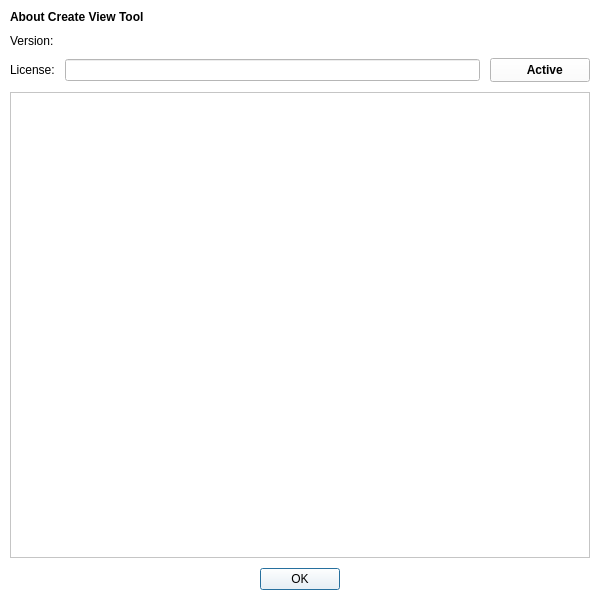
<?xml version="1.0" encoding="UTF-8"?>
<ui version="4.0">
 <class>About</class>
 <widget class="QDialog" name="About">
  <property name="geometry">
   <rect>
    <x>0</x>
    <y>0</y>
    <width>600</width>
    <height>600</height>
   </rect>
  </property>
  <property name="minimumSize">
   <size>
    <width>600</width>
    <height>600</height>
   </size>
  </property>
  <property name="maximumSize">
   <size>
    <width>600</width>
    <height>600</height>
   </size>
  </property>
  <property name="palette">
   <palette>
    <active>
     <colorrole role="WindowText">
      <brush brushstyle="SolidPattern">
       <color alpha="255">
        <red>0</red>
        <green>0</green>
        <blue>0</blue>
       </color>
      </brush>
     </colorrole>
     <colorrole role="Button">
      <brush brushstyle="SolidPattern">
       <color alpha="255">
        <red>255</red>
        <green>255</green>
        <blue>255</blue>
       </color>
      </brush>
     </colorrole>
     <colorrole role="Light">
      <brush brushstyle="SolidPattern">
       <color alpha="255">
        <red>255</red>
        <green>255</green>
        <blue>255</blue>
       </color>
      </brush>
     </colorrole>
     <colorrole role="Midlight">
      <brush brushstyle="SolidPattern">
       <color alpha="255">
        <red>255</red>
        <green>255</green>
        <blue>255</blue>
       </color>
      </brush>
     </colorrole>
     <colorrole role="Dark">
      <brush brushstyle="SolidPattern">
       <color alpha="255">
        <red>127</red>
        <green>127</green>
        <blue>127</blue>
       </color>
      </brush>
     </colorrole>
     <colorrole role="Mid">
      <brush brushstyle="SolidPattern">
       <color alpha="255">
        <red>170</red>
        <green>170</green>
        <blue>170</blue>
       </color>
      </brush>
     </colorrole>
     <colorrole role="Text">
      <brush brushstyle="SolidPattern">
       <color alpha="255">
        <red>0</red>
        <green>0</green>
        <blue>0</blue>
       </color>
      </brush>
     </colorrole>
     <colorrole role="BrightText">
      <brush brushstyle="SolidPattern">
       <color alpha="255">
        <red>255</red>
        <green>255</green>
        <blue>255</blue>
       </color>
      </brush>
     </colorrole>
     <colorrole role="ButtonText">
      <brush brushstyle="SolidPattern">
       <color alpha="255">
        <red>0</red>
        <green>0</green>
        <blue>0</blue>
       </color>
      </brush>
     </colorrole>
     <colorrole role="Base">
      <brush brushstyle="SolidPattern">
       <color alpha="255">
        <red>255</red>
        <green>255</green>
        <blue>255</blue>
       </color>
      </brush>
     </colorrole>
     <colorrole role="Window">
      <brush brushstyle="SolidPattern">
       <color alpha="255">
        <red>255</red>
        <green>255</green>
        <blue>255</blue>
       </color>
      </brush>
     </colorrole>
     <colorrole role="Shadow">
      <brush brushstyle="SolidPattern">
       <color alpha="255">
        <red>0</red>
        <green>0</green>
        <blue>0</blue>
       </color>
      </brush>
     </colorrole>
     <colorrole role="AlternateBase">
      <brush brushstyle="SolidPattern">
       <color alpha="255">
        <red>255</red>
        <green>255</green>
        <blue>255</blue>
       </color>
      </brush>
     </colorrole>
     <colorrole role="ToolTipBase">
      <brush brushstyle="SolidPattern">
       <color alpha="255">
        <red>255</red>
        <green>255</green>
        <blue>220</blue>
       </color>
      </brush>
     </colorrole>
     <colorrole role="ToolTipText">
      <brush brushstyle="SolidPattern">
       <color alpha="255">
        <red>0</red>
        <green>0</green>
        <blue>0</blue>
       </color>
      </brush>
     </colorrole>
     <colorrole role="PlaceholderText">
      <brush brushstyle="SolidPattern">
       <color alpha="127">
        <red>0</red>
        <green>0</green>
        <blue>0</blue>
       </color>
      </brush>
     </colorrole>
     <colorrole role="Accent">
      <brush brushstyle="SolidPattern">
       <color alpha="255">
        <red>255</red>
        <green>255</green>
        <blue>255</blue>
       </color>
      </brush>
     </colorrole>
    </active>
    <inactive>
     <colorrole role="WindowText">
      <brush brushstyle="SolidPattern">
       <color alpha="255">
        <red>0</red>
        <green>0</green>
        <blue>0</blue>
       </color>
      </brush>
     </colorrole>
     <colorrole role="Button">
      <brush brushstyle="SolidPattern">
       <color alpha="255">
        <red>255</red>
        <green>255</green>
        <blue>255</blue>
       </color>
      </brush>
     </colorrole>
     <colorrole role="Light">
      <brush brushstyle="SolidPattern">
       <color alpha="255">
        <red>255</red>
        <green>255</green>
        <blue>255</blue>
       </color>
      </brush>
     </colorrole>
     <colorrole role="Midlight">
      <brush brushstyle="SolidPattern">
       <color alpha="255">
        <red>255</red>
        <green>255</green>
        <blue>255</blue>
       </color>
      </brush>
     </colorrole>
     <colorrole role="Dark">
      <brush brushstyle="SolidPattern">
       <color alpha="255">
        <red>127</red>
        <green>127</green>
        <blue>127</blue>
       </color>
      </brush>
     </colorrole>
     <colorrole role="Mid">
      <brush brushstyle="SolidPattern">
       <color alpha="255">
        <red>170</red>
        <green>170</green>
        <blue>170</blue>
       </color>
      </brush>
     </colorrole>
     <colorrole role="Text">
      <brush brushstyle="SolidPattern">
       <color alpha="255">
        <red>0</red>
        <green>0</green>
        <blue>0</blue>
       </color>
      </brush>
     </colorrole>
     <colorrole role="BrightText">
      <brush brushstyle="SolidPattern">
       <color alpha="255">
        <red>255</red>
        <green>255</green>
        <blue>255</blue>
       </color>
      </brush>
     </colorrole>
     <colorrole role="ButtonText">
      <brush brushstyle="SolidPattern">
       <color alpha="255">
        <red>0</red>
        <green>0</green>
        <blue>0</blue>
       </color>
      </brush>
     </colorrole>
     <colorrole role="Base">
      <brush brushstyle="SolidPattern">
       <color alpha="255">
        <red>255</red>
        <green>255</green>
        <blue>255</blue>
       </color>
      </brush>
     </colorrole>
     <colorrole role="Window">
      <brush brushstyle="SolidPattern">
       <color alpha="255">
        <red>255</red>
        <green>255</green>
        <blue>255</blue>
       </color>
      </brush>
     </colorrole>
     <colorrole role="Shadow">
      <brush brushstyle="SolidPattern">
       <color alpha="255">
        <red>0</red>
        <green>0</green>
        <blue>0</blue>
       </color>
      </brush>
     </colorrole>
     <colorrole role="AlternateBase">
      <brush brushstyle="SolidPattern">
       <color alpha="255">
        <red>255</red>
        <green>255</green>
        <blue>255</blue>
       </color>
      </brush>
     </colorrole>
     <colorrole role="ToolTipBase">
      <brush brushstyle="SolidPattern">
       <color alpha="255">
        <red>255</red>
        <green>255</green>
        <blue>220</blue>
       </color>
      </brush>
     </colorrole>
     <colorrole role="ToolTipText">
      <brush brushstyle="SolidPattern">
       <color alpha="255">
        <red>0</red>
        <green>0</green>
        <blue>0</blue>
       </color>
      </brush>
     </colorrole>
     <colorrole role="PlaceholderText">
      <brush brushstyle="SolidPattern">
       <color alpha="127">
        <red>0</red>
        <green>0</green>
        <blue>0</blue>
       </color>
      </brush>
     </colorrole>
     <colorrole role="Accent">
      <brush brushstyle="SolidPattern">
       <color alpha="255">
        <red>255</red>
        <green>255</green>
        <blue>255</blue>
       </color>
      </brush>
     </colorrole>
    </inactive>
    <disabled>
     <colorrole role="WindowText">
      <brush brushstyle="SolidPattern">
       <color alpha="255">
        <red>127</red>
        <green>127</green>
        <blue>127</blue>
       </color>
      </brush>
     </colorrole>
     <colorrole role="Button">
      <brush brushstyle="SolidPattern">
       <color alpha="255">
        <red>255</red>
        <green>255</green>
        <blue>255</blue>
       </color>
      </brush>
     </colorrole>
     <colorrole role="Light">
      <brush brushstyle="SolidPattern">
       <color alpha="255">
        <red>255</red>
        <green>255</green>
        <blue>255</blue>
       </color>
      </brush>
     </colorrole>
     <colorrole role="Midlight">
      <brush brushstyle="SolidPattern">
       <color alpha="255">
        <red>255</red>
        <green>255</green>
        <blue>255</blue>
       </color>
      </brush>
     </colorrole>
     <colorrole role="Dark">
      <brush brushstyle="SolidPattern">
       <color alpha="255">
        <red>127</red>
        <green>127</green>
        <blue>127</blue>
       </color>
      </brush>
     </colorrole>
     <colorrole role="Mid">
      <brush brushstyle="SolidPattern">
       <color alpha="255">
        <red>170</red>
        <green>170</green>
        <blue>170</blue>
       </color>
      </brush>
     </colorrole>
     <colorrole role="Text">
      <brush brushstyle="SolidPattern">
       <color alpha="255">
        <red>127</red>
        <green>127</green>
        <blue>127</blue>
       </color>
      </brush>
     </colorrole>
     <colorrole role="BrightText">
      <brush brushstyle="SolidPattern">
       <color alpha="255">
        <red>255</red>
        <green>255</green>
        <blue>255</blue>
       </color>
      </brush>
     </colorrole>
     <colorrole role="ButtonText">
      <brush brushstyle="SolidPattern">
       <color alpha="255">
        <red>127</red>
        <green>127</green>
        <blue>127</blue>
       </color>
      </brush>
     </colorrole>
     <colorrole role="Base">
      <brush brushstyle="SolidPattern">
       <color alpha="255">
        <red>255</red>
        <green>255</green>
        <blue>255</blue>
       </color>
      </brush>
     </colorrole>
     <colorrole role="Window">
      <brush brushstyle="SolidPattern">
       <color alpha="255">
        <red>255</red>
        <green>255</green>
        <blue>255</blue>
       </color>
      </brush>
     </colorrole>
     <colorrole role="Shadow">
      <brush brushstyle="SolidPattern">
       <color alpha="255">
        <red>0</red>
        <green>0</green>
        <blue>0</blue>
       </color>
      </brush>
     </colorrole>
     <colorrole role="AlternateBase">
      <brush brushstyle="SolidPattern">
       <color alpha="255">
        <red>255</red>
        <green>255</green>
        <blue>255</blue>
       </color>
      </brush>
     </colorrole>
     <colorrole role="ToolTipBase">
      <brush brushstyle="SolidPattern">
       <color alpha="255">
        <red>255</red>
        <green>255</green>
        <blue>220</blue>
       </color>
      </brush>
     </colorrole>
     <colorrole role="ToolTipText">
      <brush brushstyle="SolidPattern">
       <color alpha="255">
        <red>0</red>
        <green>0</green>
        <blue>0</blue>
       </color>
      </brush>
     </colorrole>
     <colorrole role="PlaceholderText">
      <brush brushstyle="SolidPattern">
       <color alpha="127">
        <red>127</red>
        <green>127</green>
        <blue>127</blue>
       </color>
      </brush>
     </colorrole>
     <colorrole role="Accent">
      <brush brushstyle="SolidPattern">
       <color alpha="255">
        <red>255</red>
        <green>255</green>
        <blue>255</blue>
       </color>
      </brush>
     </colorrole>
    </disabled>
   </palette>
  </property>
  <property name="windowTitle">
   <string>About</string>
  </property>
  <property name="windowIcon">
   <iconset resource="images.qrc">
    <normaloff>:/images/images/information.png</normaloff>:/images/images/information.png</iconset>
  </property>
  <layout class="QVBoxLayout" name="verticalLayout">
   <property name="spacing">
    <number>10</number>
   </property>
   <property name="leftMargin">
    <number>10</number>
   </property>
   <property name="topMargin">
    <number>10</number>
   </property>
   <property name="rightMargin">
    <number>10</number>
   </property>
   <property name="bottomMargin">
    <number>10</number>
   </property>
   <item>
    <widget class="QLabel" name="label">
     <property name="font">
      <font>
       <pointsize>9</pointsize>
       <italic>false</italic>
       <bold>true</bold>
      </font>
     </property>
     <property name="text">
      <string>About Create View Tool</string>
     </property>
    </widget>
   </item>
   <item>
    <widget class="QLabel" name="lbVersion">
     <property name="text">
      <string>Version:</string>
     </property>
    </widget>
   </item>
   <item>
    <layout class="QHBoxLayout" name="horizontalLayout">
     <item>
      <widget class="QLabel" name="lbLicense">
       <property name="text">
        <string>License:</string>
       </property>
      </widget>
     </item>
     <item>
      <widget class="QLineEdit" name="leLicense">
       <property name="enabled">
        <bool>false</bool>
       </property>
      </widget>
     </item>
     <item>
      <widget class="QPushButton" name="btnActive">
       <property name="minimumSize">
        <size>
         <width>100</width>
         <height>24</height>
        </size>
       </property>
       <property name="maximumSize">
        <size>
         <width>100</width>
         <height>24</height>
        </size>
       </property>
       <property name="font">
        <font>
         <bold>true</bold>
        </font>
       </property>
       <property name="text">
        <string>   Active</string>
       </property>
       <property name="icon">
        <iconset resource="images.qrc">
         <normaloff>:/images/images/check.png</normaloff>:/images/images/check.png</iconset>
       </property>
      </widget>
     </item>
    </layout>
   </item>
   <item>
    <widget class="QPlainTextEdit" name="pltInfo">
     <property name="enabled">
      <bool>false</bool>
     </property>
     <property name="textInteractionFlags">
      <set>Qt::NoTextInteraction</set>
     </property>
    </widget>
   </item>
   <item alignment="Qt::AlignHCenter">
    <widget class="QDialogButtonBox" name="buttonBox">
     <property name="orientation">
      <enum>Qt::Horizontal</enum>
     </property>
     <property name="standardButtons">
      <set>QDialogButtonBox::Ok</set>
     </property>
    </widget>
   </item>
  </layout>
 </widget>
 <resources>
  <include location="images.qrc"/>
 </resources>
 <connections>
  <connection>
   <sender>buttonBox</sender>
   <signal>accepted()</signal>
   <receiver>About</receiver>
   <slot>accept()</slot>
   <hints>
    <hint type="sourcelabel">
     <x>248</x>
     <y>254</y>
    </hint>
    <hint type="destinationlabel">
     <x>157</x>
     <y>274</y>
    </hint>
   </hints>
  </connection>
  <connection>
   <sender>buttonBox</sender>
   <signal>rejected()</signal>
   <receiver>About</receiver>
   <slot>reject()</slot>
   <hints>
    <hint type="sourcelabel">
     <x>316</x>
     <y>260</y>
    </hint>
    <hint type="destinationlabel">
     <x>286</x>
     <y>274</y>
    </hint>
   </hints>
  </connection>
 </connections>
</ui>
